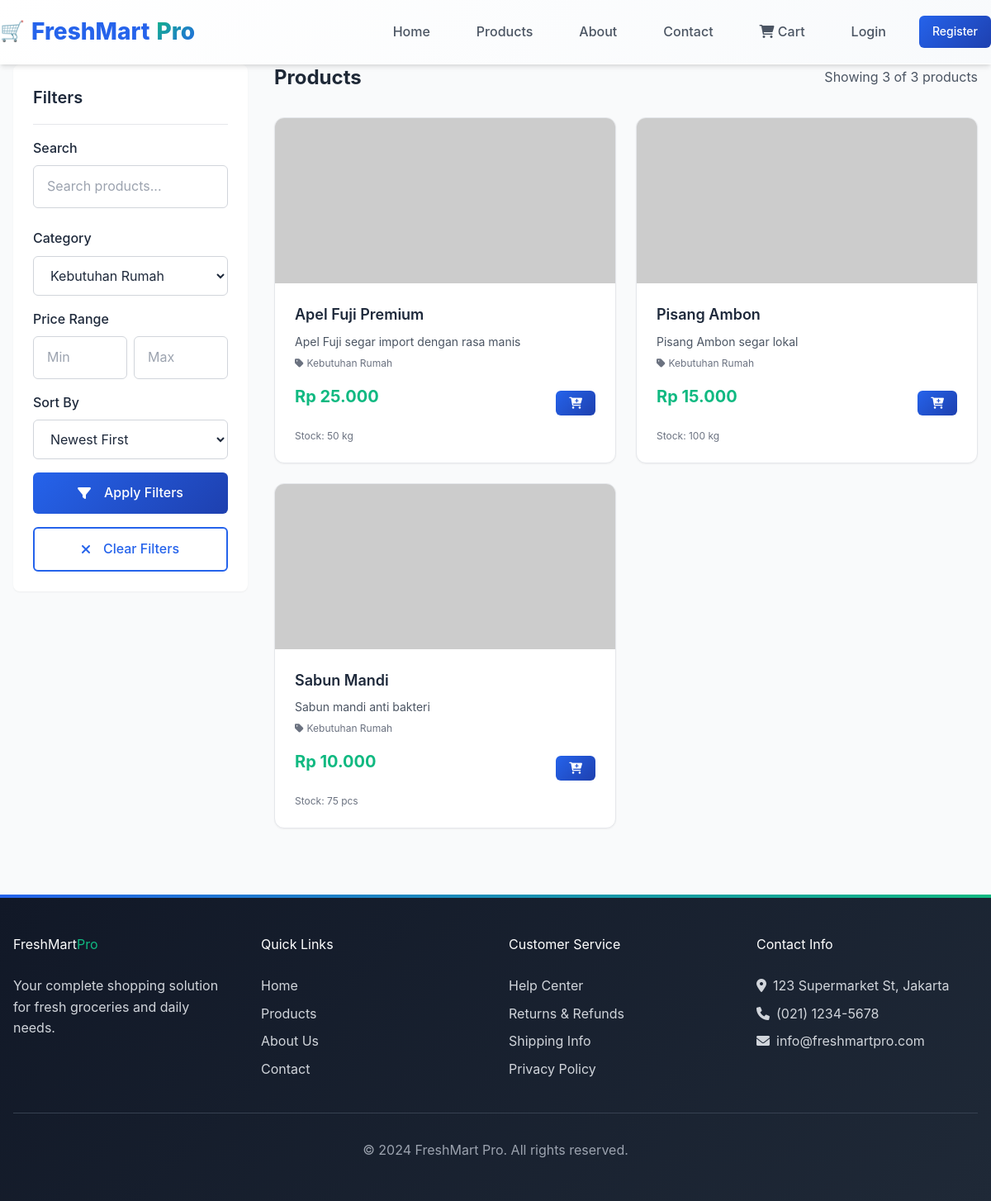
Screenshot of /freshmart/products.php?category=6 with the database file from the repository.
### tables this page shows
CREATE TABLE `products` (
  `id` int(11) NOT NULL,
  `category_id` int(11) DEFAULT NULL,
  `supplier_id` int(11) DEFAULT NULL,
  `sku` varchar(50) NOT NULL,
  `barcode` varchar(50) DEFAULT NULL,
  `nama_produk` varchar(255) NOT NULL,
  `slug` varchar(300) NOT NULL,
  `deskripsi_pendek` varchar(255) DEFAULT NULL,
  `deskripsi_lengkap` text DEFAULT NULL,
  `harga_beli` decimal(12,2) NOT NULL,
  `harga_jual` decimal(12,2) NOT NULL,
  `stok` int(11) DEFAULT 0,
  `minimum_stok` int(11) DEFAULT 5,
  `satuan` varchar(20) DEFAULT 'pcs',
  `berat` decimal(8,2) DEFAULT 0.00,
  `is_featured` tinyint(1) DEFAULT 0,
  `is_available_online` tinyint(1) DEFAULT 1,
  `foto_utama` varchar(255) DEFAULT NULL,
  `status` enum('active','inactive','discontinued') DEFAULT 'active',
  `views` int(11) DEFAULT 0,
  `sales_count` int(11) DEFAULT 0,
  `rating_average` decimal(2,1) DEFAULT 0.0,
  `created_at` timestamp NOT NULL DEFAULT current_timestamp(),
  `updated_at` timestamp NOT NULL DEFAULT current_timestamp() ON UPDATE current_timestamp(),
  `deleted_at` timestamp NULL DEFAULT NULL
);

### freshmart/includes/functions.php (called while the page is built, shortened)
<?php
function formatRupiah($number) {
    return 'Rp ' . number_format($number, 0, ',', '.');
}
?>

### freshmart/products.php (the view, shortened to what this page needs)
<?php
require_once 'includes/functions.php';
$db = new Database();
$connection = $db->getConnection();
$search = $_GET['search'] ?? '';
$category_id = $_GET['category'] ?? '';
$min_price = $_GET['min_price'] ?? '';
$max_price = $_GET['max_price'] ?? '';
$sort = $_GET['sort'] ?? 'newest';
$query = "SELECT DISTINCT p.*, c.nama_kategori
          FROM products p
          LEFT JOIN product_categories pc ON p.id = pc.product_id
          LEFT JOIN categories c ON pc.category_id = c.id
          WHERE p.status = 'active' AND p.is_available_online = 1";
$params = [];
$conditions = [];
if(!empty($category_id)) {
    $conditions[] = "pc.category_id = ?";
    $params[] = $category_id;
}
if (!empty($conditions)) {
    $query .= " AND " . implode(" AND ", $conditions);
}
switch($sort) {
    default:
        $query .= " ORDER BY p.created_at DESC";
}
$page = $_GET['page'] ?? 1;
$limit = 12;
$offset = ($page - 1) * $limit;
$query .= " LIMIT $limit OFFSET $offset";
try {
    $stmt = $connection->prepare($query);
    $stmt->execute($params);
    $products = $stmt->fetchAll(PDO::FETCH_ASSOC);
} catch (PDOException $e) {
    error_log("Products query error: " . $e->getMessage());
    $products = [];
}
$count_query = "SELECT COUNT(*) as total FROM products p
                LEFT JOIN categories c ON p.category_id = c.id
                WHERE p.status = 'active' AND p.is_available_online = 1";
$count_params = [];
$count_conditions = [];
if(!empty($category_id)) {
    $count_conditions[] = "p.category_id = ?";
    $count_params[] = $category_id;
}
if (!empty($count_conditions)) {
    $count_query .= " AND " . implode(" AND ", $count_conditions);
}
try {
    $count_stmt = $connection->prepare($count_query);
    $count_stmt->execute($count_params);
    $total_result = $count_stmt->fetch(PDO::FETCH_ASSOC);
    $total_products = $total_result ? $total_result['total'] : 0;
} catch (PDOException $e) {
    error_log("Count query error: " . $e->getMessage());
    $total_products = 0;
}
$categories_query = "SELECT * FROM categories WHERE is_active = 1 AND parent_id IS NULL";
$categories_stmt = $connection->query($categories_query);
$categories = $categories_stmt->fetchAll(PDO::FETCH_ASSOC);
?>
<!DOCTYPE html>
<html lang="id">
<head>
    <link href="https://cdnjs.cloudflare.com/ajax/libs/font-awesome/6.0.0/css/all.min.css" rel="stylesheet">
    <link href="https://cdnjs.cloudflare.com/ajax/libs/tailwindcss/2.2.19/tailwind.min.css" rel="stylesheet">
    <link href="assets/css/style.css" rel="stylesheet">
</head>
<body class="bg-gray-50">
    <?php include 'includes/header.php'; ?>
    <div class="container py-8">
        <div class="flex flex-col lg:flex-row gap-8">
            <div class="lg:w-1/4">
                <div class="card">
                    <div class="card-header">
                        <h3 class="card-title">Filters</h3>
                    </div>
                    <form method="GET" class="space-y-4">
                        <div class="form-group">
                            <label class="form-label">Search</label>
                            <input type="text" name="search" value="<?php echo htmlspecialchars($search); ?>"
                                   class="form-input" placeholder="Search products...">
                        </div>
                        <div class="form-group">
                            <label class="form-label">Category</label>
                            <select name="category" class="form-select">
                                <?php foreach($categories as $cat): ?>
                                    <option value="<?php echo $cat['id']; ?>"
                                        <?php echo $category_id == $cat['id'] ? 'selected' : ''; ?>>
                                        <?php echo $cat['nama_kategori']; ?>
                                    </option>
                                <?php endforeach; ?>
                            </select>
                        </div>
                        <div class="form-group">
                            <label class="form-label">Price Range</label>
                            <div class="flex gap-2">
                                <input type="number" name="min_price" value="<?php echo $min_price; ?>"
                                       class="form-input" placeholder="Min" min="0">
                                <input type="number" name="max_price" value="<?php echo $max_price; ?>"
                                       class="form-input" placeholder="Max" min="0">
                            </div>
                        </div>
                        <div class="form-group">
                            <label class="form-label">Sort By</label>
                            <select name="sort" class="form-select">
                                <option value="newest" <?php echo $sort == 'newest' ? 'selected' : ''; ?>>Newest First</option>
                            </select>
                        </div>
                        <button type="submit" class="btn btn-primary w-full">
                            <i class="fas fa-filter mr-2"></i>Apply Filters
                        </button>
                        <?php if($search || $category_id || $min_price || $max_price): ?>
                            <a href="products.php" class="btn btn-outline w-full">
                                <i class="fas fa-times mr-2"></i>Clear Filters
                            </a>
                        <?php endif; ?>
                    </form>
                </div>
            </div>
            <div class="lg:w-3/4">
                <div class="flex justify-between items-center mb-6">
                    <h1 class="text-2xl font-bold text-gray-800">
                        Products
                    </h1>
                    <p class="text-gray-600">Showing <?php echo count($products); ?> of <?php echo $total_products; ?> products</p>
                </div>
                <?php if(empty($products)): ?>
                    <div class="card text-center py-12">
                        <i class="fas fa-search text-6xl text-gray-300 mb-4"></i>
                        <h3 class="text-xl font-semibold text-gray-600 mb-2">No products found</h3>
                        <p class="text-gray-500 mb-4">Try adjusting your search or filter criteria</p>
                        <a href="products.php" class="btn btn-primary">Clear Filters</a>
                    </div>
                <?php else: ?>
                    <div class="products-grid">
                        <?php foreach($products as $product): ?>
                        <div class="product-card">
                            <img src="uploads/<?php echo $product['foto_utama'] ?: 'default-product.jpg'; ?>"
                                 alt="<?php echo $product['nama_produk']; ?>"
                                 class="product-image"
                                 onerror="this.src='https://via.placeholder.com/300x200?text=No+Image'">
                            <div class="product-info">
                                <h3 class="product-name"><?php echo $product['nama_produk']; ?></h3>
                                <p class="text-gray-600 text-sm mb-2"><?php echo $product['deskripsi_pendek']; ?></p>
                                <p class="text-gray-500 text-xs mb-3">
                                    <i class="fas fa-tag mr-1"></i><?php echo $product['nama_kategori']; ?>
                                </p>
                                <div class="product-actions">
                                    <span class="product-price"><?php echo formatRupiah($product['harga_jual']); ?></span>
                                    <?php if($product['stok'] > 0): ?>
                                        <button class="btn btn-primary btn-sm add-to-cart"
                                                data-product-id="<?php echo $product['id']; ?>"
                                                data-product-name="<?php echo $product['nama_produk']; ?>"
                                                data-product-price="<?php echo $product['harga_jual']; ?>">
                                            <i class="fas fa-cart-plus"></i>
                                        </button>
                                    <?php else: ?>
                                        <button class="btn btn-outline btn-sm" disabled>
                                            <i class="fas fa-times"></i>
                                        </button>
                                    <?php endif; ?>
                                </div>
                                <?php if($product['stok'] > 0): ?>
                                    <div class="text-xs text-gray-500 mt-2">
                                        Stock: <?php echo $product['stok']; ?> <?php echo $product['satuan']; ?>
                                    </div>
                                <?php endif; ?>
                            </div>
                        </div>
                        <?php endforeach; ?>
                    </div>
                <?php endif; ?>
            </div>
        </div>
    </div>
    <?php include 'includes/footer.php'; ?>
</body>
</html>

### rows the page displays
products: nama_produk "Apel Fuji Premium", deskripsi_pendek "Apel Fuji segar import dengan rasa manis", nama_kategori "Kebutuhan Rumah", harga_jual "Rp 25.000", stok "50", satuan "kg"
products: nama_produk "Pisang Ambon", deskripsi_pendek "Pisang Ambon segar lokal", nama_kategori "Kebutuhan Rumah", harga_jual "Rp 15.000", stok "100", satuan "kg"
products: nama_produk "Sabun Mandi", deskripsi_pendek "Sabun mandi anti bakteri", nama_kategori "Kebutuhan Rumah", harga_jual "Rp 10.000", stok "75", satuan "pcs"

### other values shown
count($products) "3"
$total_products "3"
form field category "Kebutuhan Rumah"
